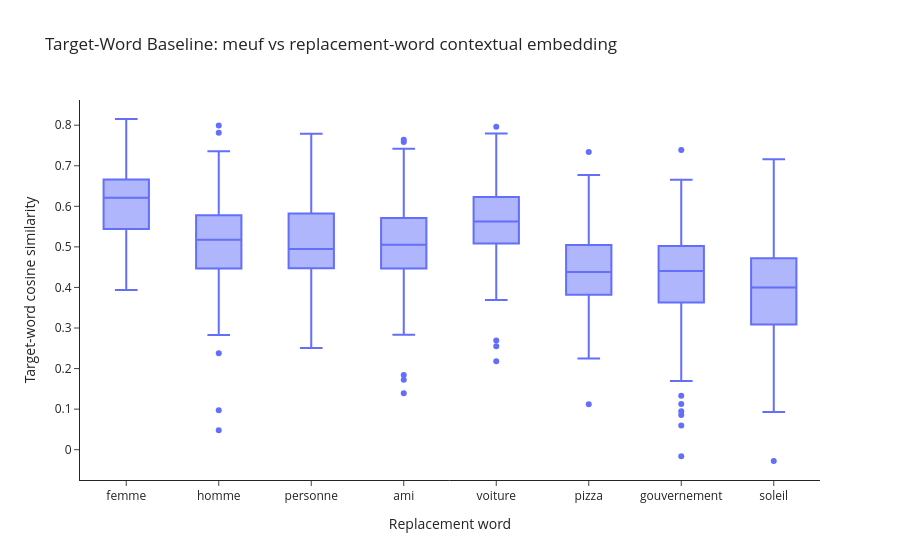
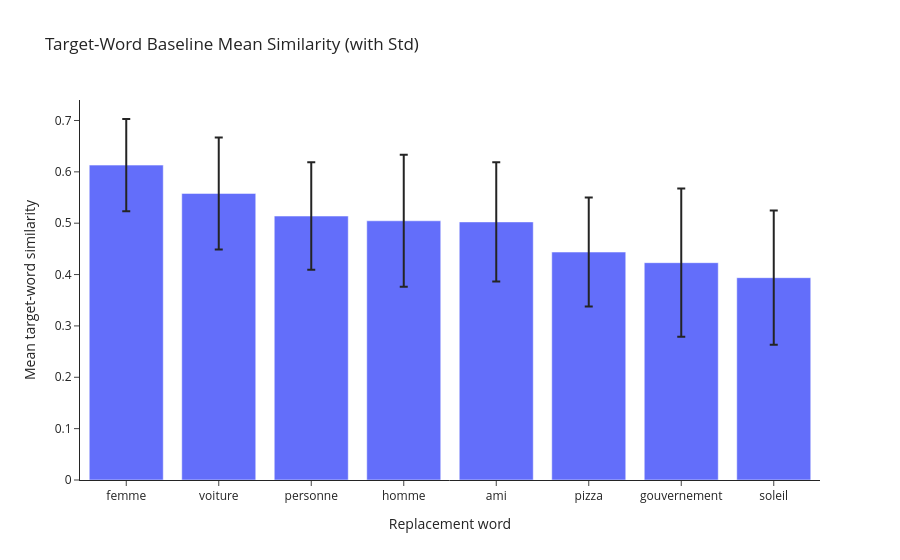

Notebook cell for these charts, in order:
### Code cell
import re
import numpy as np
import pandas as pd
import plotly.express as px

# Target-word baseline after the previous block
if "sentences_meuf" not in globals():
    input_file = "../outputs/meuf_sentences.txt"
    with open(input_file, "r", encoding="utf-8") as f:
        sentences_meuf = [line.strip() for line in f if line.strip()]

if "get_target_embedding" not in globals():
    def find_word_span(text, word):
        pattern = re.compile(rf"\\b{re.escape(word)}\\b", re.IGNORECASE)
        m = pattern.search(text)
        if m is None:
            return None
        return m.start(), m.end()

    def get_target_embedding(text, target_word):
        span = find_word_span(text, target_word)
        if span is None:
            return None

        char_start, char_end = span
        encoded = tokenizer(
            text,
            return_tensors="pt",
            return_offsets_mapping=True,
            truncation=True,
            max_length=128,
        )
        offset_mapping = encoded.pop("offset_mapping")[0].tolist()

        with torch.no_grad():
            outputs = model(**encoded)
        hidden = outputs.last_hidden_state[0]

        token_indices = []
        for i, (tok_start, tok_end) in enumerate(offset_mapping):
            if tok_start == tok_end == 0:
                continue
            if not (tok_end <= char_start or tok_start >= char_end):
                token_indices.append(i)

        if not token_indices:
            return None
        return hidden[token_indices].mean(dim=0)

if "cosine_similarity" not in globals():
    def cosine_similarity(a, b):
        return F.cosine_similarity(a.unsqueeze(0), b.unsqueeze(0)).item()

pattern_meuf_or_plural = re.compile(r"\bmeufs?\b", re.IGNORECASE)

def replace_meuf_with_word_singular(text, target_word):
    # Always replace by singular form to make target extraction stable.
    return pattern_meuf_or_plural.sub(target_word, text)

def get_meuf_embedding_from_original(text):
    # Try both meuf and meufs in original sentence.
    vec = get_target_embedding(text, "meuf")
    if vec is None:
        vec = get_target_embedding(text, "meufs")
    return vec

baseline_words_target = [
    "femme",
    "homme",
    "personne",
    "ami",
    "voiture",
    "pizza",
    "gouvernement",
    "soleil",
]

rows = []
for w in baseline_words_target:
    kept = 0
    sims = []
    for s_org in sentences_meuf:
        s_rep = replace_meuf_with_word_singular(s_org, w)
        vec_org = get_meuf_embedding_from_original(s_org)
        vec_rep = get_target_embedding(s_rep, w)

        if vec_org is None or vec_rep is None:
            continue

        sim = cosine_similarity(vec_org, vec_rep)
        sims.append(sim)
        kept += 1

    rows.extend([{"target_word": w, "similarity": s} for s in sims])
    print(f"{w}: valid pairs = {kept}, mean = {np.mean(sims):.4f}" if kept > 0 else f"{w}: valid pairs = 0")

target_baseline_df = pd.DataFrame(rows)
target_summary_df = (
    target_baseline_df.groupby("target_word", as_index=False)["similarity"]
    .agg(["mean", "std", "median", "count", "min", "max"])
)
target_summary_df.columns = [
    "target_word", "mean_similarity", "std_similarity", "median", "count", "min", "max"
]
target_summary_df = target_summary_df.sort_values("mean_similarity", ascending=False).reset_index(drop=True)

print("\n=== Target-word baseline summary ===")
print(target_summary_df[["target_word", "mean_similarity", "std_similarity", "median", "count"]])

femme_mean = target_summary_df.loc[target_summary_df["target_word"] == "femme", "mean_similarity"].iloc[0]
femme_rank = int((target_summary_df["mean_similarity"] > femme_mean).sum() + 1)
print(f"\nTarget-word level: meuf -> femme mean similarity = {femme_mean:.4f} (rank {femme_rank}/{len(target_summary_df)})")

fig_box_target = px.box(
    target_baseline_df,
    x="target_word",
    y="similarity",
    points="outliers",
    title="Target-Word Baseline: meuf vs replacement-word contextual embedding",
    labels={"target_word": "Replacement word", "similarity": "Target-word cosine similarity"},
)
fig_box_target.update_layout(template="simple_white")
fig_box_target.show()

fig_bar_target = px.bar(
    target_summary_df,
    x="target_word",
    y="mean_similarity",
    error_y="std_similarity",
    title="Target-Word Baseline Mean Similarity (with Std)",
    labels={"target_word": "Replacement word", "mean_similarity": "Mean target-word similarity"},
)
fig_bar_target.update_layout(template="simple_white")
fig_bar_target.show()

### Figure 1 — Plotly figure (JSON) as saved in the notebook; plotly's stock layout.template omitted (floating-point values rounded to 4 significant figures; data arrays with more than 128 entries replaced by an {"elided": "..."} marker saying what was removed)
{"data": [{"alignmentgroup": "True", "boxpoints": "outliers", "hovertemplate": "Replacement word=%{x}<br>Target-word cosine similarity=%{y}<extra></extra>", "legendgroup": "", "marker": {"color": "#636efa"}, "name": "", "notched": false, "offsetgroup": "", "orientation": "v", "showlegend": false, "type": "box", "x": {"elided": "632 str values"}, "x0": " ", "xaxis": "x", "y": {"elided": "632 float values"}, "y0": " ", "yaxis": "y"}], "layout": {"boxmode": "group", "legend": {"tracegroupgap": 0}, "title": {"text": "Target-Word Baseline: meuf vs replacement-word contextual embedding"}, "xaxis": {"anchor": "y", "domain": [0, 1], "title": {"text": "Replacement word"}}, "yaxis": {"anchor": "x", "domain": [0, 1], "title": {"text": "Target-word cosine similarity"}}}}

### Figure 2 — Plotly figure (JSON) as saved in the notebook; plotly's stock layout.template omitted (floating-point values rounded to 4 significant figures)
{"data": [{"error_y": {"array": [0.0898, 0.109, 0.1046, 0.1285, 0.116, 0.1062, 0.1442, 0.1306]}, "hovertemplate": "Replacement word=%{x}<br>Mean target-word similarity=%{y}<extra></extra>", "legendgroup": "", "marker": {"color": "#636efa", "pattern": {"shape": ""}}, "name": "", "orientation": "v", "showlegend": false, "textposition": "auto", "type": "bar", "x": ["femme", "voiture", "personne", "homme", "ami", "pizza", "gouvernement", "soleil"], "xaxis": "x", "y": [0.6131, 0.558, 0.5139, 0.5047, 0.5025, 0.4438, 0.4231, 0.3939], "yaxis": "y"}], "layout": {"barmode": "relative", "legend": {"tracegroupgap": 0}, "title": {"text": "Target-Word Baseline Mean Similarity (with Std)"}, "xaxis": {"anchor": "y", "domain": [0, 1], "title": {"text": "Replacement word"}}, "yaxis": {"anchor": "x", "domain": [0, 1], "title": {"text": "Mean target-word similarity"}}}}
